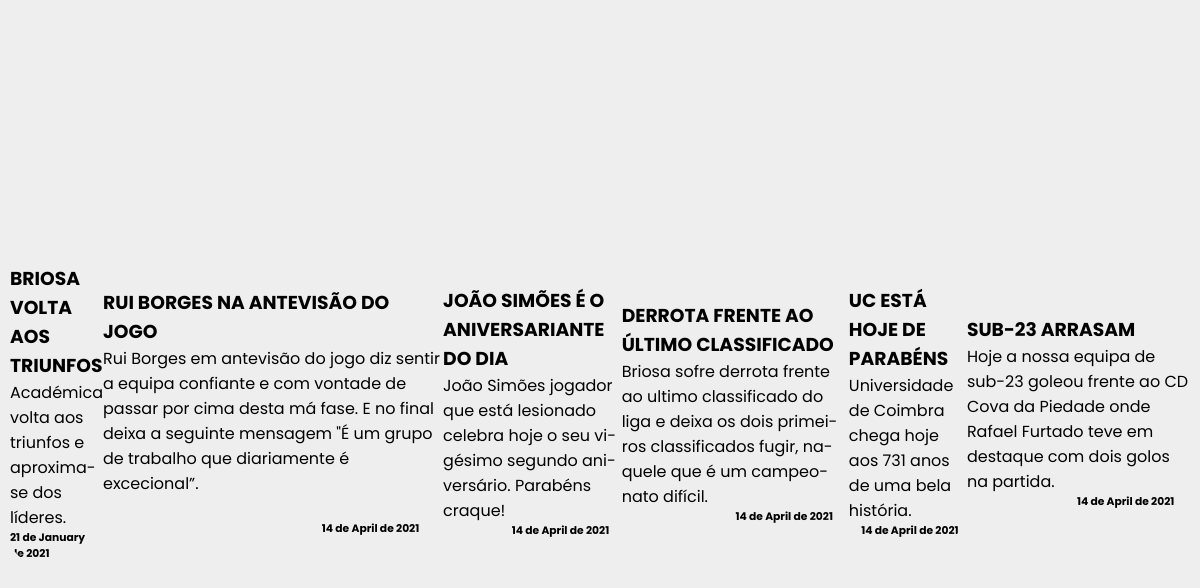
/noticias.php, run on the app's committed database.
### tables this page shows
CREATE TABLE `noticias` (
  `id` int(11) NOT NULL,
  `titulo` text NOT NULL,
  `texto` text NOT NULL,
  `imagem` varchar(500) NOT NULL,
  `data` timestamp NOT NULL DEFAULT current_timestamp()
);

### noticias.php (the view, shortened to what this page needs)
<!doctype html>
<html>
<head>
<html lang="pt">
</head>
<body style="background-color: #eeeeee;">
		<?php include('inc/header.php')?>
	<?php if(isset($_POST["search"])){
		$valueToSearch = $_POST['valueToSearch'];
		if ($valueToSearch == "")
		{
			$sql = "select * from noticias order by id desc limit 6";
			$res = mysqli_query($mysqli, $sql);
		}else{
		$sql = "select * from noticias where concat (titulo) like '%" . $valueToSearch . "%' order by id desc limit 6 ";
		$res= mysqli_query($mysqli, $sql);
		}
	}else{
		$sql = "select * from noticias order by id desc limit 6";
		$res = mysqli_query($mysqli, $sql);
	}
		if (mysqli_num_rows($res) > 0){
				while($row=mysqli_fetch_array($res))
							{ ?>
	<div id="<?php echo $row["id"]; ?>" class="smooth-scroll">
	<section id="two">
				<div  style=" border-radius: 25px;overflow:hidden;"class="inner">
					<article style="text-align: center;display: block;" >
						<div  class="content">
							<div class="image fit">
							</div>
						</div>
					</article>
					<article class="alt">
						<div  class="content" style="margin:0 auto width:85;">
							<header>
								<h3 style="overflow-wrap: break-word;hyphens: auto; -webkit-hyphens: auto; -ms-hyphens: auto;" ><b><?php echo $row["titulo"]; ?></b></h3>
							</header>
							<p style="overflow-wrap: break-word;hyphens: auto; -webkit-hyphens: auto; -ms-hyphens: auto;"><?php echo $row["texto"]; ?></p>
							<h6 style="overflow-wrap: break-word; float:right; padding-right:7%;">
							<?php
							echo strftime('%d de %B de %Y', strtotime($row["data"]));
							?></h6>
					</div>
						</article>
				</div>
					</section>
					</div>
				<?php }
				}
		?>
</body>
</html>

### admin/chatAdmin/header.php (shortened to what this page needs)
<!DOCTYPE html>
<html lang="pt">
<head>
  <link rel="stylesheet" href="assets/style.css">
  <link rel="stylesheet" href="https://cdnjs.cloudflare.com/ajax/libs/font-awesome/5.15.2/css/all.min.css"/>
</head>

### admin/chatAdmin/assets/style.css (style rules this page uses)
* { margin: 0; padding: 0; box-sizing: border-box; text-decoration: none; font-family: 'Poppins', sans-serif; }
body { display: flex; align-items: center; justify-content: center; min-height: 100vh; background: #f7f7f7; padding: 0 10px; }

### noticias.php (style rules this page uses)
h3 { text-transform: uppercase; }
html { scroll-behavior: smooth; }

### data on the page
noticias: titulo "BRIOSA VOLTA AOS TRIUNFOS", texto "Académica volta aos triunfos e aproxima-se dos líderes.", data "21 de January de 2021"
noticias: titulo "RUI BORGES NA ANTEVISÃO DO JOGO", texto "Rui Borges em antevisão do jogo diz sentir a equipa confiante e com vontade de passar por cima desta má fase. E no final deixa a seguinte mensagem \"É um grupo de trabalho que diariamente é excecional”.", data "14 de April de 2021"
noticias: titulo "JOÃO SIMÕES É O ANIVERSARIANTE DO DIA", texto "João Simões jogador que está lesionado celebra hoje o seu vigésimo segundo aniversário. Parabéns craque!", data "14 de April de 2021"
noticias: titulo "DERROTA FRENTE AO ÚLTIMO CLASSIFICADO", texto "Briosa sofre derrota frente ao ultimo classificado do liga e deixa os dois primeiros classificados fugir, naquele que é um campeonato difícil.", data "14 de April de 2021"
noticias: titulo "UC ESTÁ HOJE DE PARABÉNS", texto "Universidade de Coimbra chega hoje aos 731 anos de uma bela história.", data "14 de April de 2021"
noticias: titulo "SUB-23 ARRASAM", texto "Hoje a nossa equipa de sub-23 goleou frente ao CD Cova da Piedade onde Rafael Furtado teve em destaque com dois golos na partida.", data "14 de April de 2021"
